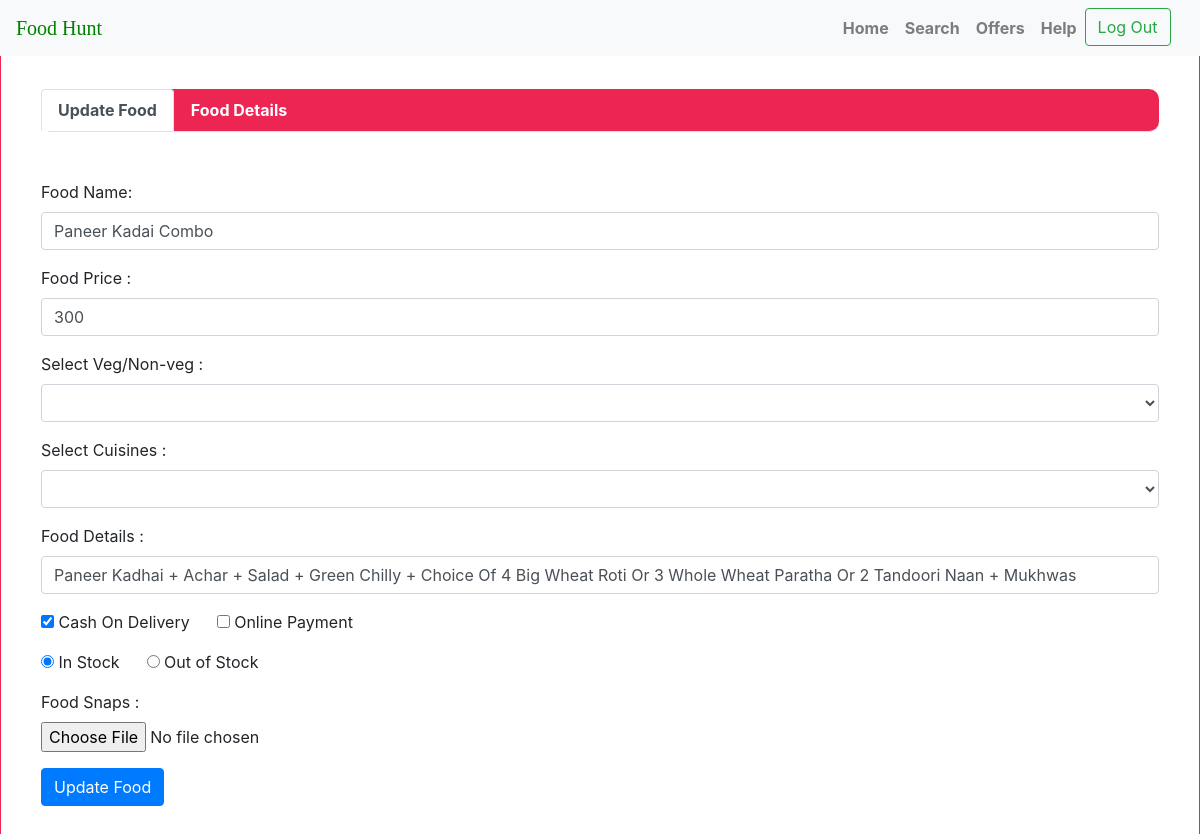
Page /update.php?food_id=17 (signed in) on the committed database.
### tables this page shows
CREATE TABLE `tblvendor` (
  `fldvendor_id` int(10) NOT NULL,
  `fld_email` varchar(50) NOT NULL,
  `fld_password` varchar(50) NOT NULL,
  `vendorMobile` bigint(10) NOT NULL,
  `restaurantName` varchar(30) NOT NULL,
  `restaurantMobile` bigint(10) NOT NULL,
  `restaurantAddress` varchar(255) NOT NULL,
  `restaurant_Image` varchar(250) NOT NULL
);

CREATE TABLE `tbfood` (
  `food_id` int(11) NOT NULL,
  `foodname` varchar(500) NOT NULL,
  `cost` bigint(15) NOT NULL,
  `fooddetails` varchar(1000) NOT NULL,
  `fldvendor_id` int(11) NOT NULL,
  `foodcategory` int(10) NOT NULL,
  `cuisines` int(10) NOT NULL,
  `status` int(10) NOT NULL,
  `paymentmode` varchar(50) NOT NULL,
  `fldimage` varchar(1000) NOT NULL
);

CREATE TABLE `tblstatus` (
  `status_id` int(10) NOT NULL,
  `foodstatus` varchar(30) NOT NULL
);

### update.php (the view, shortened to what this page needs)
<?php
include("connection.php");
extract($_REQUEST);
if(isset($_SESSION['id']))
{
 $id=$_SESSION['id'];
 $vq=mysqli_query($con,"select * from tblvendor where fld_email='$id'");
 $vr=mysqli_fetch_array($vq);
 $vrid=$vr['fldvendor_id'];
}
if(isset($_SESSION['id']))
{
	if(!empty($_GET['food_id']))
	{
		$food_id=$_GET['food_id'];
		$query=mysqli_query($con,"select tblvendor.fldvendor_id,tblvendor.fld_email,tblvendor.restaurantName,tbfood.food_id,tbfood.foodname,tbfood.cost,tbfood.fooddetails,tblfoodcategory.Foodcategory_name,tblcuisine.Cuisine_name,tblstatus.foodstatus,tbfood.paymentmode,tbfood.fldimage from tblvendor inner join tbfood on tblvendor.fldvendor_id=tbfood.fldvendor_id inner join tblfoodcategory on tbfood.foodcategory=tblfoodcategory.Foodcategory_Id inner join tblcuisine on tbfood.cuisines=tblcuisine.cuisine_id inner join tblstatus on tbfood.status=tblstatus.status_id where tbfood.food_id='$food_id'");
		if(mysqli_num_rows($query))
		{
		 	$row=mysqli_fetch_array($query);
	    $rfoodname=$row['foodname'];
	    $rcost=$row['cost'];
	    $rstatus=$row['foodstatus'];
	    $rdetails=$row['fooddetails'];
	    $rpaymentmode=$row['paymentmode'];
		}
		else
		{
			header("location:food.php");
		}
	}
	else
	{
		header("location:food.php");
	}
}
else
{
	header("location:vendor_login.php");
}
?>
<!DOCTYPE html>
<html lang="en">
<head>
  <link rel="stylesheet" href="https://maxcdn.bootstrapcdn.com/bootstrap/4.3.1/css/bootstrap.min.css">
     <link rel="stylesheet" href="path/to/font-awesome/css/font-awesome.min.css">
	 <link rel="stylesheet" href="https://use.fontawesome.com/releases/v5.8.1/css/all.css">
</head>
<body>
<nav class="navbar navbar-expand-lg navbar-light bg-light fixed-top">
    <a class="navbar-brand" href="../index.php"><span style="color:green;font-family: 'Permanent Marker', cursive;">Food Hunt</span></a>
    <div class="collapse navbar-collapse" id="navbarResponsive">
      <ul class="navbar-nav ml-auto">
        <li class="nav-item">
          <a class="nav-link" href="index.php">Home</a>
        </li>
        <li class="nav-item">
            <a class="nav-link" href="search.php">Search</a>
        </li>
        <li class="nav-item">
            <a class="nav-link" href="index.php">Offers</a>
        </li>
        <li class="nav-item">
          <a class="nav-link" href="contact.php">Help</a>
        </li>
		<li class="nav-item">
		  <form method="post">
          <?php
			if(empty($_SESSION['id']))
			{
			?>
		   <button class="btn btn-outline-danger my-2 my-sm-0" name="login">Log In</button>&nbsp;&nbsp;&nbsp;
            <?php
			}
			else
			{
			?>
			<button class="btn btn-outline-success my-2 my-sm-0" name="logout" type="submit">Log Out</button>&nbsp;&nbsp;&nbsp;
			<?php
			}
			?>
			</form>
        </li>
      </ul>
    </div>
</nav>
<br><br>
<div class="middle" style=" padding:40px; border:1px solid #ED2553;  width:100%;">
	   <ul class="nav nav-tabs nabbar_inverse" id="myTab" style="background:#ED2553;border-radius:10px 10px 10px 10px;" role="tablist">
          <li class="nav-item">
             <a class="nav-link active" id="home-tab" data-toggle="tab" href="#viewitem" role="tab" aria-controls="home" aria-selected="true">Update Food</a>
          </li>
              <a class="nav-link" style="color:white; font-weight:bold;" id="profile-tab"  aria-selected="false">Food Details</a>
       </ul>
	   <br><br>
	   <div class="tab-content" id="myTabContent">
            <div class="tab-pane fade show active" id="viewitem" role="tabpanel" aria-labelledby="home-tab">
	  <form action="" method="post" enctype="multipart/form-data">
			<div class="form-group">
				<label for="food_name">Food Name:</label>
				<input type="text" class="form-control" id="food_name" value="<?php if(isset($rfoodname)) { echo $rfoodname;}?>" placeholder="Enter Food Name" name="food_name" required>
			</div>
			<div class="form-group">
				<label for="cost">Food Price :</label>
				<input type="number" class="form-control" id="cost"  value="<?php if(isset($rcost)) { echo $rcost;}?>" placeholder="10000" name="cost" required>
			</div>
							<div class="form-group">
                        <label for="category">Select Veg/Non-veg :</label>
                        <select class="form-control" id="category" name="foodcategory" required>
                        	<option></option>
		  <?php
			  if($query=mysqli_query($con,"SELECT * FROM tblfoodcategory"))
			  {
				  if(mysqli_num_rows($query))
				  {
						while($row=mysqli_fetch_array($query))
						{
			?>
                    <option><?php echo $row['Foodcategory_name']; ?></option>
<?php 				}
					 }
					 else{
						  $msg="Not find data";
					 }
			 }
			 else{
				 echo "failed";
			 }
?>
                        </select>
               </div>
			<div class="form-group">
				<label for="cuisines">Select Cuisines :</label>
				<select class="form-control" id="cuisines" name="cuisiness" required>
					<option></option>
	<?php
	  if($query=mysqli_query($con,"SELECT * FROM tblcuisine where fldvendor_id=$vrid"))
	  {
		  if(mysqli_num_rows($query)){
				while($row=mysqli_fetch_array($query)){
	?>
					<option><?php echo $row['Cuisine_name']; ?></option>
  <?php
				}
			}
			else{
				  $msg="Please add some Items";
			}
	 }
	 else{
		 echo "failed";
	 }
  ?>
					</select>
    </div>
             <div class="form-group">
             <label for="food_details">Food Details :</label>
                <input type="text" class="form-control" id="food_details" name="foodDetails" value="<?php if(isset($rdetails)) { echo $rdetails;}?>" required/>
             </div>
		<div class="form-group">
				<?php
					$pay=explode(",",$rpaymentmode);
				?>
				<input type="checkbox" <?php if(in_array("COD",$pay)) { echo "checked"; } ?> name="chk[]" value="COD"/> Cash On Delivery
				&nbsp;&nbsp;&nbsp;&nbsp;
				<input type="checkbox" <?php if(in_array("Online Payment",$pay)) { echo "checked"; } ?> name="chk[]" value="Online Payment"/> Online Payment
				<br>
			</div>
			<div class="form-group">
				<?php
					$sts=explode(",",$rstatus);
				?>
				<input type="radio" <?php if(in_array("In Stock",$sts)) { echo "checked"; } ?> name="stk[]" value="In Stock"/> In Stock
				&nbsp;&nbsp;&nbsp;&nbsp;
				<input type="radio" <?php if(in_array("Out of Stock",$sts)) { echo "checked"; } ?> name="stk[]" value="Out of Stock"/> Out of Stock
				<br>
			</div>
			<div class="form-group">
				<label for="snaps">Food Snaps :</label><br>
				<input type="file" accept="image/*" name="food_pic"/>
			</div>
			<button type="submit" name="update" class="btn btn-primary">Update Food</button>
			<br>
	          </form>
	  </div>
	  </div>
	</div>
</body>
</html>

### update.php (style rules this page uses)
ul li a { color:black; font-weight:bold; }

### rows in the picture
tblvendor: food_name "Paneer Kadai Combo", cost "300", foodDetails "Paneer Kadhai + Achar + Salad + Green Chilly + Choice Of 4 Big Wheat Roti Or 3 Whole Wheat Paratha Or 2 Tandoori Naan + Mukhwas"
tbfood: paymentmode "☑"
tblstatus: foodstatus "☑"
